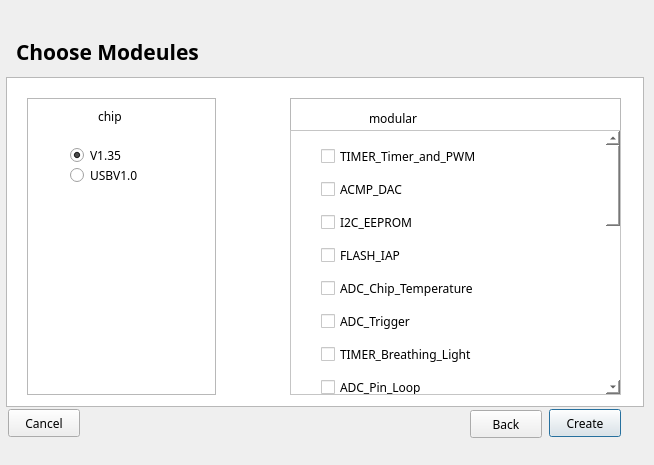
<?xml version="1.0" encoding="UTF-8"?>
<ui version="4.0">
 <class>Dialog</class>
 <widget class="QDialog" name="Dialog">
  <property name="windowModality">
   <enum>Qt::ApplicationModal</enum>
  </property>
  <property name="geometry">
   <rect>
    <x>0</x>
    <y>0</y>
    <width>654</width>
    <height>465</height>
   </rect>
  </property>
  <property name="minimumSize">
   <size>
    <width>654</width>
    <height>465</height>
   </size>
  </property>
  <property name="maximumSize">
   <size>
    <width>654</width>
    <height>465</height>
   </size>
  </property>
  <property name="mouseTracking">
   <bool>true</bool>
  </property>
  <property name="windowTitle">
   <string>Choose demo</string>
  </property>
  <property name="windowIcon">
   <iconset resource="../req/req.qrc">
    <normaloff>:/req/Create a new project/Yun.png</normaloff>:/req/Create a new project/Yun.png</iconset>
  </property>
  <widget class="QPushButton" name="pushButton_6">
   <property name="geometry">
    <rect>
     <x>549</x>
     <y>409</y>
     <width>72</width>
     <height>28</height>
    </rect>
   </property>
   <property name="font">
    <font>
     <family>微软雅黑</family>
    </font>
   </property>
   <property name="text">
    <string>Create</string>
   </property>
   <property name="icon">
    <iconset resource="../req/req.qrc">
     <normaloff>:/新前缀/update/画板 – 4_slices/对号-加粗.png</normaloff>:/新前缀/update/画板 – 4_slices/对号-加粗.png</iconset>
   </property>
  </widget>
  <widget class="QLabel" name="label_4">
   <property name="geometry">
    <rect>
     <x>43</x>
     <y>124</y>
     <width>19</width>
     <height>19</height>
    </rect>
   </property>
   <property name="font">
    <font>
     <family>微软雅黑</family>
    </font>
   </property>
   <property name="styleSheet">
    <string notr="true">border-image: url(:/new/YunWizard-v5.7.0/未标题-1.png);</string>
   </property>
   <property name="text">
    <string/>
   </property>
  </widget>
  <widget class="QTableView" name="tableView">
   <property name="geometry">
    <rect>
     <x>6</x>
     <y>77</y>
     <width>638</width>
     <height>330</height>
    </rect>
   </property>
   <property name="font">
    <font>
     <family>微软雅黑</family>
    </font>
   </property>
  </widget>
  <widget class="QPushButton" name="pushButton_3">
   <property name="geometry">
    <rect>
     <x>8</x>
     <y>409</y>
     <width>72</width>
     <height>28</height>
    </rect>
   </property>
   <property name="font">
    <font>
     <family>微软雅黑</family>
    </font>
   </property>
   <property name="text">
    <string>Cancel</string>
   </property>
   <property name="icon">
    <iconset resource="../req/req.qrc">
     <normaloff>:/新前缀/update/画板 – 4_slices/叉叉.png</normaloff>:/新前缀/update/画板 – 4_slices/叉叉.png</iconset>
   </property>
  </widget>
  <widget class="QLabel" name="label">
   <property name="geometry">
    <rect>
     <x>16</x>
     <y>26</y>
     <width>221</width>
     <height>51</height>
    </rect>
   </property>
   <property name="font">
    <font>
     <family>微软雅黑</family>
     <pointsize>16</pointsize>
     <weight>75</weight>
     <italic>false</italic>
     <bold>true</bold>
    </font>
   </property>
   <property name="text">
    <string>Choose Modeules</string>
   </property>
  </widget>
  <widget class="QListView" name="listView">
   <property name="geometry">
    <rect>
     <x>27</x>
     <y>98</y>
     <width>189</width>
     <height>297</height>
    </rect>
   </property>
   <property name="font">
    <font>
     <family>微软雅黑</family>
    </font>
   </property>
  </widget>
  <widget class="QLabel" name="label_2">
   <property name="geometry">
    <rect>
     <x>235</x>
     <y>245</y>
     <width>23</width>
     <height>21</height>
    </rect>
   </property>
   <property name="font">
    <font>
     <family>微软雅黑</family>
    </font>
   </property>
   <property name="styleSheet">
    <string notr="true">border-image: url(:/req/Create a new project/箭头_向左两次.png);</string>
   </property>
   <property name="text">
    <string/>
   </property>
  </widget>
  <widget class="QLabel" name="label_3">
   <property name="geometry">
    <rect>
     <x>98</x>
     <y>108</y>
     <width>41</width>
     <height>16</height>
    </rect>
   </property>
   <property name="font">
    <font>
     <family>微软雅黑</family>
     <pointsize>9</pointsize>
    </font>
   </property>
   <property name="text">
    <string>chip</string>
   </property>
  </widget>
  <widget class="QLabel" name="label_5">
   <property name="geometry">
    <rect>
     <x>369</x>
     <y>108</y>
     <width>71</width>
     <height>20</height>
    </rect>
   </property>
   <property name="font">
    <font>
     <family>微软雅黑</family>
     <pointsize>9</pointsize>
    </font>
   </property>
   <property name="text">
    <string>modular</string>
   </property>
  </widget>
  <widget class="QListView" name="listView_2">
   <property name="geometry">
    <rect>
     <x>290</x>
     <y>98</y>
     <width>331</width>
     <height>297</height>
    </rect>
   </property>
   <property name="font">
    <font>
     <family>微软雅黑</family>
    </font>
   </property>
  </widget>
  <widget class="QScrollArea" name="scrollArea_2">
   <property name="geometry">
    <rect>
     <x>290</x>
     <y>130</y>
     <width>331</width>
     <height>265</height>
    </rect>
   </property>
   <property name="font">
    <font>
     <family>微软雅黑</family>
    </font>
   </property>
   <property name="styleSheet">
    <string notr="true">background-color: rgb(255, 255, 255);</string>
   </property>
   <property name="widgetResizable">
    <bool>true</bool>
   </property>
   <widget class="QWidget" name="scrollAreaWidgetContents_2">
    <property name="geometry">
     <rect>
      <x>0</x>
      <y>0</y>
      <width>329</width>
      <height>263</height>
     </rect>
    </property>
    <widget class="QWidget" name="verticalLayoutWidget">
     <property name="geometry">
      <rect>
       <x>30</x>
       <y>0</y>
       <width>271</width>
       <height>251</height>
      </rect>
     </property>
     <property name="font">
      <font>
       <family>微软雅黑</family>
      </font>
     </property>
     <layout class="QVBoxLayout" name="verticalLayout">
      <item>
       <widget class="QRadioButton" name="radioButton_11">
        <property name="font">
         <font>
          <family>微软雅黑</family>
         </font>
        </property>
        <property name="text">
         <string>CDC_HID_Composite</string>
        </property>
        <property name="checked">
         <bool>true</bool>
        </property>
       </widget>
      </item>
      <item>
       <widget class="QRadioButton" name="radioButton_9">
        <property name="font">
         <font>
          <family>微软雅黑</family>
         </font>
        </property>
        <property name="text">
         <string>Custom_HID</string>
        </property>
       </widget>
      </item>
      <item>
       <widget class="QRadioButton" name="radioButton_10">
        <property name="font">
         <font>
          <family>微软雅黑</family>
         </font>
        </property>
        <property name="text">
         <string>HID</string>
        </property>
       </widget>
      </item>
      <item>
       <widget class="QRadioButton" name="radioButton_8">
        <property name="font">
         <font>
          <family>微软雅黑</family>
         </font>
        </property>
        <property name="text">
         <string>MSC</string>
        </property>
       </widget>
      </item>
      <item>
       <widget class="QRadioButton" name="radioButton_7">
        <property name="font">
         <font>
          <family>微软雅黑</family>
         </font>
        </property>
        <property name="text">
         <string>Virtual_COM_Port</string>
        </property>
       </widget>
      </item>
     </layout>
     <zorder>radioButton_7</zorder>
     <zorder>radioButton_8</zorder>
     <zorder>radioButton_10</zorder>
     <zorder>radioButton_11</zorder>
     <zorder>radioButton_9</zorder>
    </widget>
   </widget>
  </widget>
  <widget class="QScrollArea" name="scrollArea_3">
   <property name="geometry">
    <rect>
     <x>290</x>
     <y>130</y>
     <width>331</width>
     <height>265</height>
    </rect>
   </property>
   <property name="font">
    <font>
     <family>微软雅黑</family>
    </font>
   </property>
   <property name="styleSheet">
    <string notr="true">background-color: rgb(255, 255, 255);</string>
   </property>
   <property name="widgetResizable">
    <bool>false</bool>
   </property>
   <widget class="QWidget" name="scrollAreaWidgetContents_3">
    <property name="geometry">
     <rect>
      <x>0</x>
      <y>0</y>
      <width>309</width>
      <height>759</height>
     </rect>
    </property>
    <widget class="QWidget" name="verticalLayoutWidget_2">
     <property name="geometry">
      <rect>
       <x>30</x>
       <y>10</y>
       <width>293</width>
       <height>711</height>
      </rect>
     </property>
     <property name="font">
      <font>
       <family>微软雅黑</family>
      </font>
     </property>
     <layout class="QVBoxLayout" name="verticalLayout_2">
      <item>
       <widget class="QCheckBox" name="checkBox_60">
        <property name="font">
         <font>
          <family>微软雅黑</family>
         </font>
        </property>
        <property name="text">
         <string>TIMER_Timer_and_PWM</string>
        </property>
       </widget>
      </item>
      <item>
       <widget class="QCheckBox" name="checkBox_47">
        <property name="font">
         <font>
          <family>微软雅黑</family>
         </font>
        </property>
        <property name="text">
         <string>ACMP_DAC</string>
        </property>
       </widget>
      </item>
      <item>
       <widget class="QCheckBox" name="checkBox_54">
        <property name="font">
         <font>
          <family>微软雅黑</family>
         </font>
        </property>
        <property name="text">
         <string>I2C_EEPROM</string>
        </property>
       </widget>
      </item>
      <item>
       <widget class="QCheckBox" name="checkBox_46">
        <property name="font">
         <font>
          <family>微软雅黑</family>
         </font>
        </property>
        <property name="text">
         <string>FLASH_IAP</string>
        </property>
       </widget>
      </item>
      <item>
       <widget class="QCheckBox" name="checkBox_42">
        <property name="font">
         <font>
          <family>微软雅黑</family>
         </font>
        </property>
        <property name="text">
         <string>ADC_Chip_Temperature</string>
        </property>
       </widget>
      </item>
      <item>
       <widget class="QCheckBox" name="checkBox_50">
        <property name="font">
         <font>
          <family>微软雅黑</family>
         </font>
        </property>
        <property name="text">
         <string>ADC_Trigger</string>
        </property>
       </widget>
      </item>
      <item>
       <widget class="QCheckBox" name="checkBox_55">
        <property name="font">
         <font>
          <family>微软雅黑</family>
         </font>
        </property>
        <property name="text">
         <string>TIMER_Breathing_Light</string>
        </property>
       </widget>
      </item>
      <item>
       <widget class="QCheckBox" name="checkBox_48">
        <property name="font">
         <font>
          <family>微软雅黑</family>
         </font>
        </property>
        <property name="text">
         <string>ADC_Pin_Loop</string>
        </property>
       </widget>
      </item>
      <item>
       <widget class="QCheckBox" name="checkBox_62">
        <property name="font">
         <font>
          <family>微软雅黑</family>
         </font>
        </property>
        <property name="text">
         <string>TIMER_PWM_and_Capture</string>
        </property>
       </widget>
      </item>
      <item>
       <widget class="QCheckBox" name="checkBox_44">
        <property name="font">
         <font>
          <family>微软雅黑</family>
         </font>
        </property>
        <property name="text">
         <string>DeepSleep_PowerDown</string>
        </property>
       </widget>
      </item>
      <item>
       <widget class="QCheckBox" name="checkBox_58">
        <property name="font">
         <font>
          <family>微软雅黑</family>
         </font>
        </property>
        <property name="text">
         <string>MCPWM_Complementary_waveform</string>
        </property>
       </widget>
      </item>
      <item>
       <widget class="QCheckBox" name="checkBox_59">
        <property name="font">
         <font>
          <family>微软雅黑</family>
         </font>
        </property>
        <property name="text">
         <string>USART_RX_and_TX</string>
        </property>
       </widget>
      </item>
      <item>
       <widget class="QCheckBox" name="checkBox_45">
        <property name="font">
         <font>
          <family>微软雅黑</family>
         </font>
        </property>
        <property name="text">
         <string>ADC_ADC_Watchdog</string>
        </property>
       </widget>
      </item>
      <item>
       <widget class="QCheckBox" name="checkBox_43">
        <property name="font">
         <font>
          <family>微软雅黑</family>
         </font>
        </property>
        <property name="text">
         <string>DAC_DAC0_DAC1</string>
        </property>
       </widget>
      </item>
      <item>
       <widget class="QCheckBox" name="checkBox_52">
        <property name="font">
         <font>
          <family>微软雅黑</family>
         </font>
        </property>
        <property name="text">
         <string>GPIO_LED_and_Key</string>
        </property>
       </widget>
      </item>
      <item>
       <widget class="QCheckBox" name="checkBox_51">
        <property name="font">
         <font>
          <family>微软雅黑</family>
         </font>
        </property>
        <property name="text">
         <string>ADC_Pin_Interrupt</string>
        </property>
       </widget>
      </item>
      <item>
       <widget class="QCheckBox" name="checkBox_57">
        <property name="font">
         <font>
          <family>微软雅黑</family>
         </font>
        </property>
        <property name="text">
         <string>SPI_SPI_FLASH</string>
        </property>
       </widget>
      </item>
      <item>
       <widget class="QCheckBox" name="checkBox_61">
        <property name="font">
         <font>
          <family>微软雅黑</family>
         </font>
        </property>
        <property name="text">
         <string>RTC_Time</string>
        </property>
       </widget>
      </item>
      <item>
       <widget class="QCheckBox" name="checkBox_49">
        <property name="font">
         <font>
          <family>微软雅黑</family>
         </font>
        </property>
        <property name="text">
         <string>DeepSleep_DeepSleep</string>
        </property>
       </widget>
      </item>
      <item>
       <widget class="QCheckBox" name="checkBox_53">
        <property name="font">
         <font>
          <family>微软雅黑</family>
         </font>
        </property>
        <property name="text">
         <string>IWDG_Reset</string>
        </property>
       </widget>
      </item>
      <item>
       <widget class="QCheckBox" name="checkBox_56">
        <property name="font">
         <font>
          <family>微软雅黑</family>
         </font>
        </property>
        <property name="text">
         <string>WWDG_Reset</string>
        </property>
       </widget>
      </item>
     </layout>
    </widget>
   </widget>
  </widget>
  <widget class="QWidget" name="widget" native="true">
   <property name="geometry">
    <rect>
     <x>60</x>
     <y>140</y>
     <width>120</width>
     <height>80</height>
    </rect>
   </property>
   <property name="font">
    <font>
     <family>微软雅黑</family>
    </font>
   </property>
   <widget class="QRadioButton" name="radioButton">
    <property name="enabled">
     <bool>true</bool>
    </property>
    <property name="geometry">
     <rect>
      <x>10</x>
      <y>0</y>
      <width>81</width>
      <height>30</height>
     </rect>
    </property>
    <property name="font">
     <font>
      <family>微软雅黑</family>
     </font>
    </property>
    <property name="text">
     <string>V1.35</string>
    </property>
    <property name="checked">
     <bool>true</bool>
    </property>
   </widget>
   <widget class="QRadioButton" name="radioButton_2">
    <property name="geometry">
     <rect>
      <x>10</x>
      <y>20</y>
      <width>91</width>
      <height>30</height>
     </rect>
    </property>
    <property name="font">
     <font>
      <family>微软雅黑</family>
     </font>
    </property>
    <property name="text">
     <string>USBV1.0</string>
    </property>
   </widget>
  </widget>
  <widget class="QPushButton" name="pushButton_7">
   <property name="enabled">
    <bool>true</bool>
   </property>
   <property name="geometry">
    <rect>
     <x>470</x>
     <y>410</y>
     <width>72</width>
     <height>28</height>
    </rect>
   </property>
   <property name="font">
    <font>
     <family>微软雅黑</family>
    </font>
   </property>
   <property name="text">
    <string>Back</string>
   </property>
   <property name="icon">
    <iconset resource="../req/req.qrc">
     <normaloff>:/req/update/画板 – 4_slices/下一步_slices/下一步.png</normaloff>:/req/update/画板 – 4_slices/下一步_slices/下一步.png</iconset>
   </property>
  </widget>
  <zorder>tableView</zorder>
  <zorder>listView_2</zorder>
  <zorder>scrollArea_2</zorder>
  <zorder>scrollArea_3</zorder>
  <zorder>pushButton_6</zorder>
  <zorder>label_4</zorder>
  <zorder>pushButton_3</zorder>
  <zorder>label</zorder>
  <zorder>listView</zorder>
  <zorder>label_2</zorder>
  <zorder>label_3</zorder>
  <zorder>label_5</zorder>
  <zorder>widget</zorder>
  <zorder>pushButton_7</zorder>
 </widget>
 <resources>
  <include location="../req/req.qrc"/>
 </resources>
 <connections>
  <connection>
   <sender>radioButton</sender>
   <signal>toggled(bool)</signal>
   <receiver>scrollArea_2</receiver>
   <slot>setHidden(bool)</slot>
   <hints>
    <hint type="sourcelabel">
     <x>122</x>
     <y>141</y>
    </hint>
    <hint type="destinationlabel">
     <x>453</x>
     <y>167</y>
    </hint>
   </hints>
  </connection>
  <connection>
   <sender>pushButton_3</sender>
   <signal>clicked()</signal>
   <receiver>Dialog</receiver>
   <slot>hide()</slot>
   <hints>
    <hint type="sourcelabel">
     <x>57</x>
     <y>414</y>
    </hint>
    <hint type="destinationlabel">
     <x>116</x>
     <y>426</y>
    </hint>
   </hints>
  </connection>
  <connection>
   <sender>pushButton_6</sender>
   <signal>clicked()</signal>
   <receiver>Dialog</receiver>
   <slot>create_project()</slot>
   <hints>
    <hint type="sourcelabel">
     <x>569</x>
     <y>424</y>
    </hint>
    <hint type="destinationlabel">
     <x>513</x>
     <y>433</y>
    </hint>
   </hints>
  </connection>
  <connection>
   <sender>radioButton_2</sender>
   <signal>toggled(bool)</signal>
   <receiver>scrollArea_3</receiver>
   <slot>setVisible(bool)</slot>
   <hints>
    <hint type="sourcelabel">
     <x>135</x>
     <y>171</y>
    </hint>
    <hint type="destinationlabel">
     <x>301</x>
     <y>153</y>
    </hint>
   </hints>
  </connection>
  <connection>
   <sender>radioButton_2</sender>
   <signal>toggled(bool)</signal>
   <receiver>scrollArea_3</receiver>
   <slot>setHidden(bool)</slot>
   <hints>
    <hint type="sourcelabel">
     <x>106</x>
     <y>178</y>
    </hint>
    <hint type="destinationlabel">
     <x>296</x>
     <y>199</y>
    </hint>
   </hints>
  </connection>
  <connection>
   <sender>radioButton_2</sender>
   <signal>toggled(bool)</signal>
   <receiver>scrollArea_2</receiver>
   <slot>setVisible(bool)</slot>
   <hints>
    <hint type="sourcelabel">
     <x>85</x>
     <y>178</y>
    </hint>
    <hint type="destinationlabel">
     <x>616</x>
     <y>153</y>
    </hint>
   </hints>
  </connection>
  <connection>
   <sender>pushButton_7</sender>
   <signal>clicked()</signal>
   <receiver>Dialog</receiver>
   <slot>back()</slot>
   <hints>
    <hint type="sourcelabel">
     <x>484</x>
     <y>419</y>
    </hint>
    <hint type="destinationlabel">
     <x>375</x>
     <y>432</y>
    </hint>
   </hints>
  </connection>
 </connections>
 <slots>
  <slot>create_project()</slot>
  <slot>back()</slot>
 </slots>
</ui>
